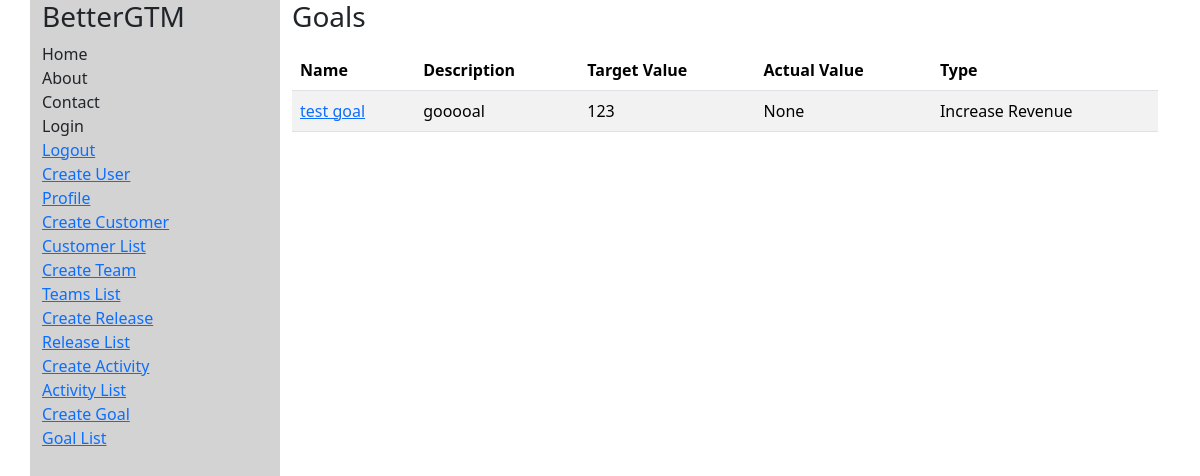
Before: /goal_list (signed in) with the older database file.
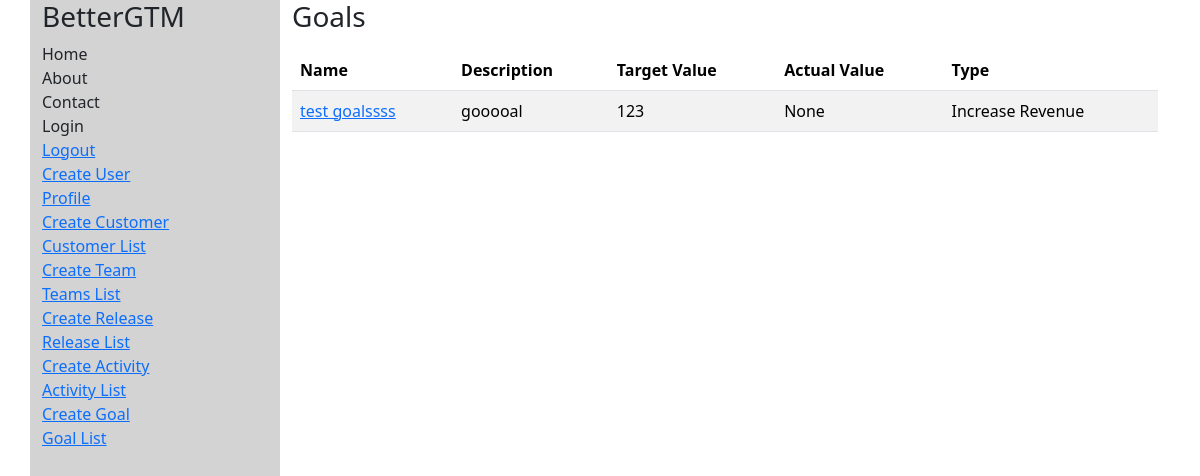
After: the same page with the newer database file.
### bettergtm_backend/models.py (models this page shows, shortened)
class Goal(models.Model):
  release = models.ForeignKey(Release, on_delete=models.CASCADE)
  name = models.CharField(max_length=100)
  description = models.TextField(null=True)
  created_by = models.ForeignKey(User, on_delete=models.CASCADE)
  goal_value = models.CharField(max_length=100, null=True)
  goal_type = models.CharField(max_length=100, null=True)
  actual_value = models.CharField(max_length=100, null=True)
  goal_due_date = models.DateField(null=True)
  created_by = models.ForeignKey(User, on_delete=models.CASCADE)

### bettergtm_backend/views.py (the view)
# urls.py: path('goal_list',  views.goal_list_view, name='goal_list'),
@login_required
def goal_list_view(request):
    goals = Goal.objects.all()
    return render(request, 'goal_list.html',  {'goals': goals})

### bettergtm_backend/templates/goal_list.html
{% extends 'base.html' %}
{% block content %}
<h1 class="h3 mb-3 fw-normal">Goals</h1>
<div class='table-responsive'>
  <table class="table table-striped mx-auto">
    <thead>
    <tr>
      <th scope="col">Name</th>
      <th scope="col">Description</th>
      <th scope='col'>Target Value</th>
      <th scope="col">Actual Value</th>
      <th scope="col">Type</th>
    </tr>
    </thead>
    <tbody>
      {% for g in goals %}
    <tr>
      <td><a href="{% url 'bettergtm_backend:goal_detail' g.id %}">{{ g.name }}</a></td>
      <td>{{ g.description }}</td>
      <td>{{ g.goal_value }}</td>
      <td>{{ g.actual_value }}</td>
      <td>{{ g.goal_type }}</td>
    </tr>
    {% endfor %}
  </tbody>
  </table>
</div>
{% endblock %}

Changed rows visible on the page:
changed Goal "gooooal": name "test goal" → "test goalssss"
